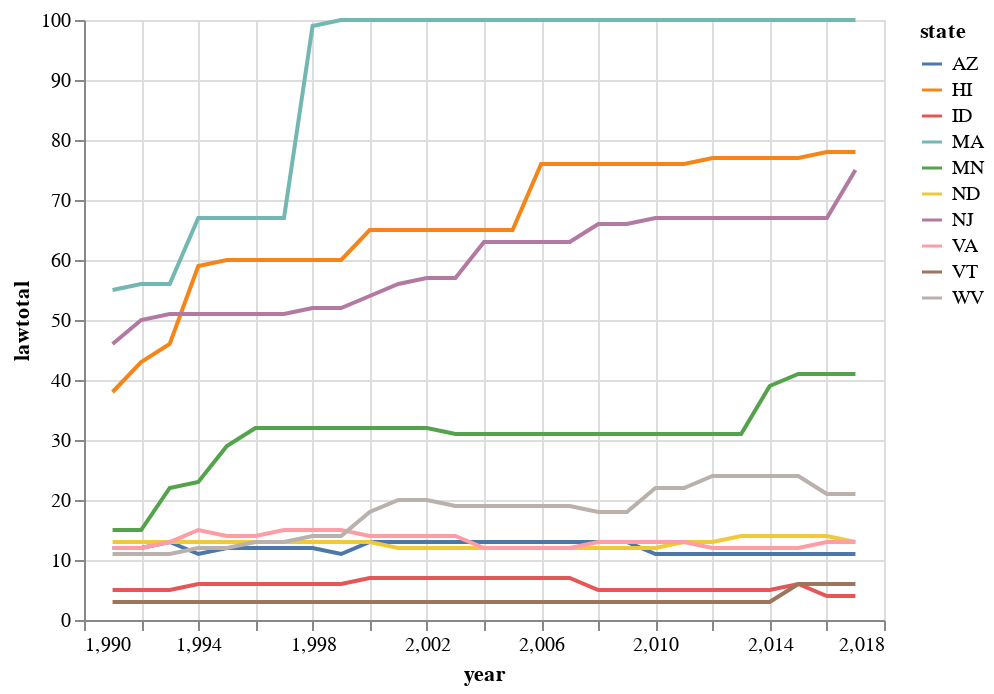

Source (notebook cell):
### Markdown cell above
**Bar plot of the total number of gun laws for the 10 states with the least number of shootings per capita from 1991-2017**

### Code cell
Chart(df_legislation_last10).mark_line().encode(
    x="year",
    y="lawtotal",
    color="state"
)

### Figure 1 — Vega-Lite specification as saved in the notebook (floating-point values rounded to 4 significant figures; data arrays with more than 128 entries replaced by an {"elided": "..."} marker saying what was removed)
{"config": {"view": {"continuousWidth": 400, "continuousHeight": 300}}, "data": {"name": "data-29bc81133db68522a3feb17e8b4c2e04"}, "mark": "line", "encoding": {"color": {"field": "state", "type": "nominal"}, "x": {"field": "year", "type": "quantitative"}, "y": {"field": "lawtotal", "type": "quantitative"}}, "$schema": "https://vega.github.io/schema/vega-lite/v4.17.0.json", "datasets": {"data-29bc81133db68522a3feb17e8b4c2e04": {"elided": "270 records"}}}
